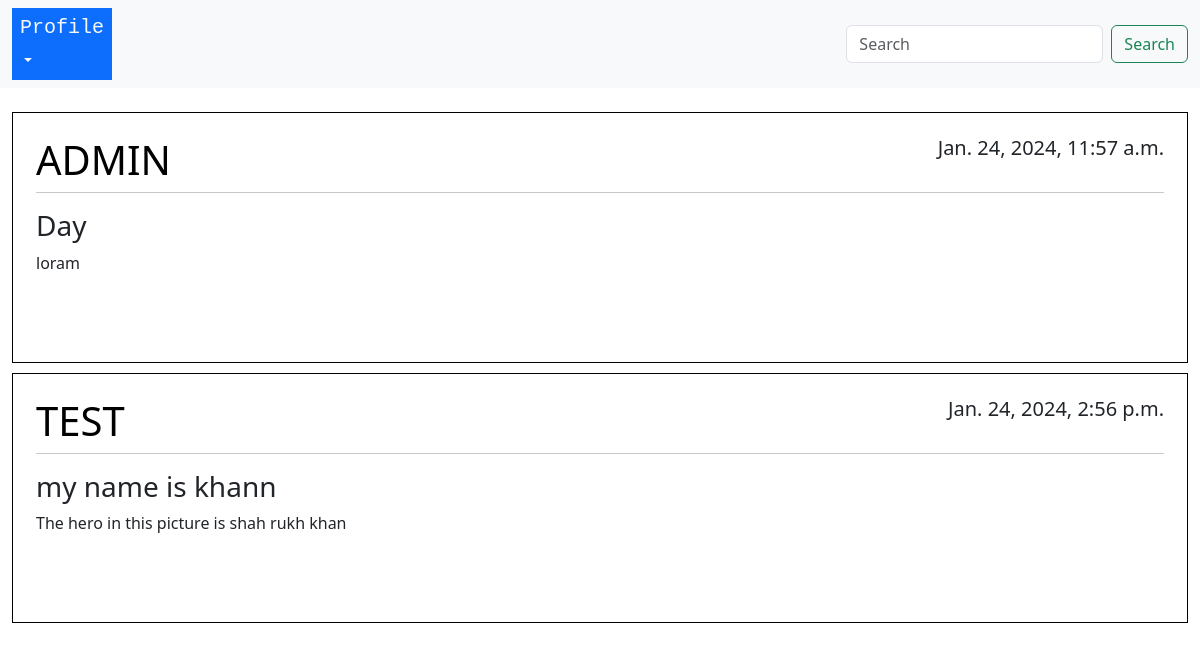
/home/ (signed in), run on an earlier commit of the app's database.
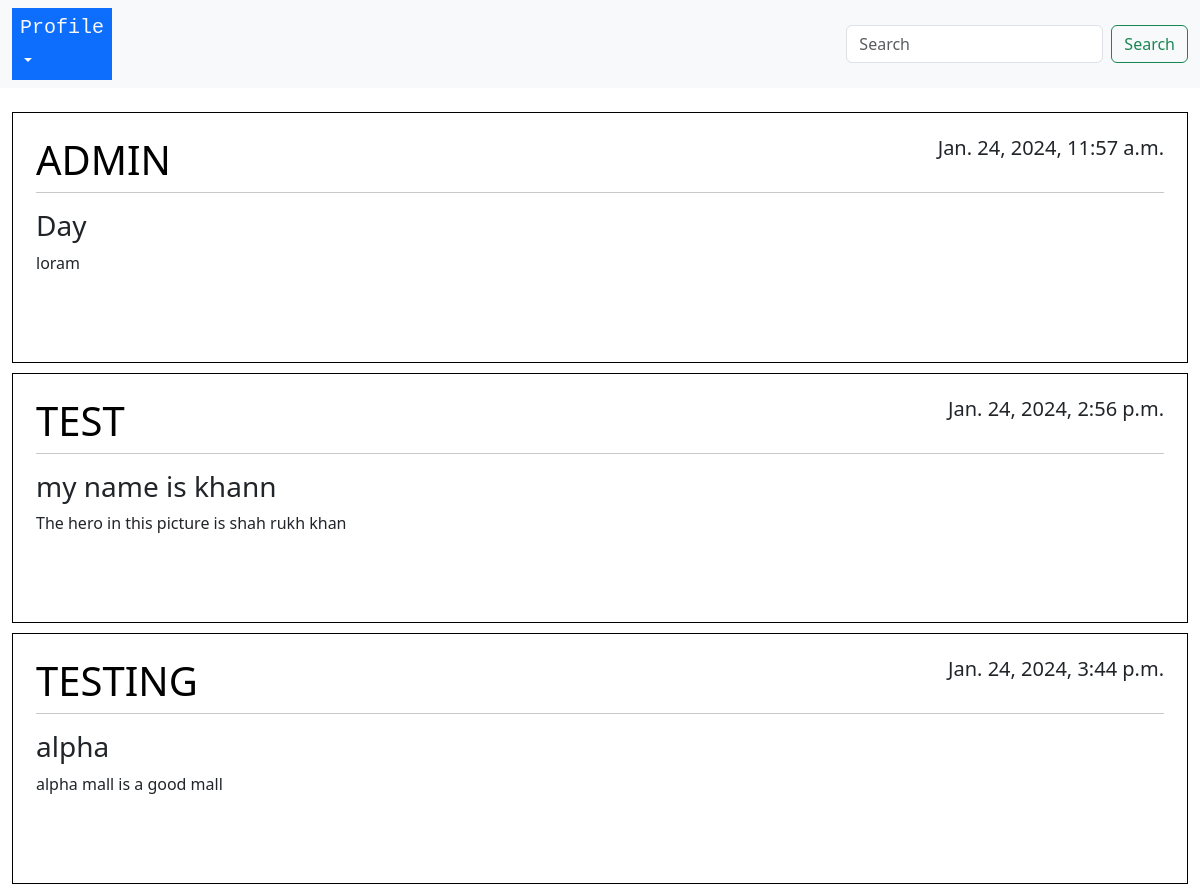
And on a later commit of the database.
### blog/models.py (models this page shows, shortened)
class Posts(models.Model):
    title = models.CharField(max_length=100)
    content = models.TextField()
    data_posted = models.DateTimeField(default=timezone.now)
    author = models.ForeignKey(User, on_delete=models.CASCADE)

### blog/views.py (the view)
# urls.py: path("home/", views.home),
@login_required
def home(request):
    if request.user is None :
        return redirect('/login')
    posts = Posts.objects.all()
    context = {
        'posts': posts
    }
    return render(request, "blog/home.html", context)

### templates/blog/home.html (shortened to what this page needs)
{% extends "base.html" %}
{% block content %}
    <nav class="navbar navbar-expand-lg bg-body-tertiary">
        <div class="container-fluid">
            <ul class="navbar-nav me-auto my-2 my-lg-0 navbar-nav-scroll" style="--bs-scroll-height: 100px;">
                <a class="nav-link dropdown-toggle bg-primary text-light w-100" href="#" role="button" data-bs-toggle="dropdown" aria-expanded="false">
                    <h5 class='font-monospace '>Profile</h5>
                </a>
            </ul>
            <form class="d-flex" role="search">
                <input class="form-control me-2" type="search" placeholder="Search" aria-label="Search">
                <button class="btn btn-outline-success" type="submit">Search</button>
            </form>
            </div>
    </nav>
    <br>
    <div class="container custom-container" style="max-width: 1350px; ">
        {% for post in posts %}
            <article class="media content-section">
                <div class="media-body" style="border: 1px solid black; padding: 23px; margin-bottom: 10px;">
                    <div class="article-metadata">
                        <h1 class="text-uppercase" style="text-align:left;float:left; color: #000000;"> {{ post.author }} </h1>
                        <h5 style="text-align:right;float:right;"> {{ post.data_posted }} </h5>
                        <hr style="clear:both;" />
                    </div>
                    <h3> {{ post.title }} </h3>
                        <p class="article-content"> {{post.content}} </p>
                    <br><br>
                </div>
            </article>
        {% endfor %}
    </div>
{% endblock  %}

### templates/base.html (shortened to what this page needs)
<!doctype html>
<html lang="en">
  <head>
    <link href="https://cdn.jsdelivr.net/npm/bootstrap@5.3.2/dist/css/bootstrap.min.css" rel="stylesheet">
  </head>
  <body>
    {% block content %}
    {% endblock %}
  </body>
</html>

### templates/base.html (style rules this page uses)
.custom-container { max-width: 1450px ; }

What changed in the data, as far as the page shows it:
added Posts: author "TESTING", data_posted "Jan. 24, 2024, 3:44 p.m.", title "alpha", content "alpha mall is a good mall"
